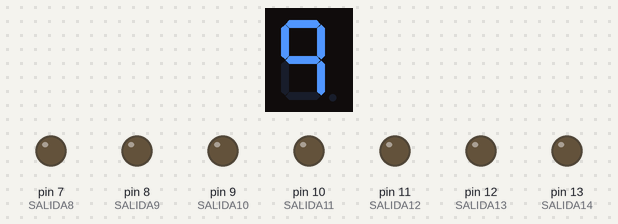
The sketch below on a simulated Arduino Uno, built with avr-gcc and run on an emulated ATmega328P. Shown: 1-digit seven-segment display, output pins drawn as LEDs (lit = HIGH). Wiring (inferred from the names in the program): 1-digit 7-segment display, segments lit when LOW: segments pin 6, pin 5, pin 4, pin 3, pin 2, pin 1, pin 0. The segment pins are drawn as the display they are named for; pins used as bus, display or sensor lines are not drawn.

Above: at 0.1 s.
At 8.1 s:
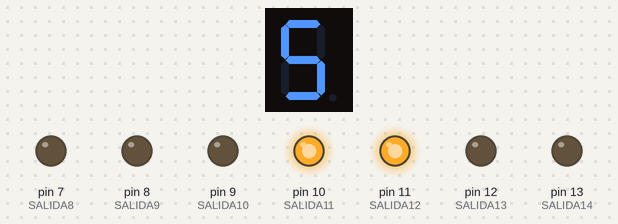
At 18.1 s:
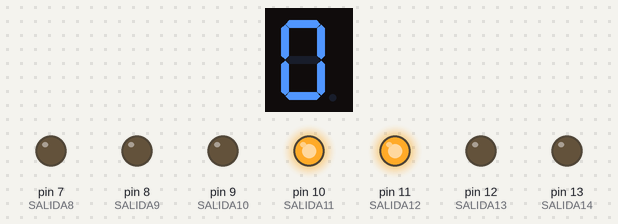
At 38.1 s:
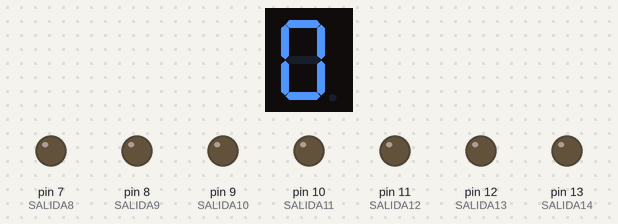
Timing chart, 0 to 39.6 s (numbered marks = the images above):
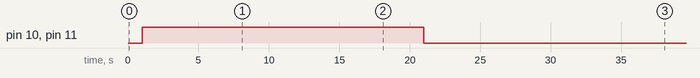

The sketch:

contadorElec.ino
```cpp
// Unidades
const int SALIDA1 = 6;
const int SALIDA2 = 5;
const int SALIDA3 = 4;
const int SALIDA4 = 3;
const int SALIDA5 = 2;
const int SALIDA6 = 1;
const int SALIDA7 = 0;
// Decena

const int SALIDA8 = 7;
const int SALIDA9 = 8;
const int SALIDA10 = 9;
const int SALIDA11 = 10;
const int SALIDA12 = 11;
const int SALIDA13 = 12;
const int SALIDA14 = 13;

// Variables

int unidad = 9;
int decena = 9;

void numeroImprimir(int unidad, int decena) {
  switch (unidad)
   {
   case 0:
      //Cero
      digitalWrite(SALIDA1, LOW);
      digitalWrite(SALIDA2, LOW);
      digitalWrite(SALIDA3, LOW);
      digitalWrite(SALIDA4, LOW);
      digitalWrite(SALIDA5, LOW);
      digitalWrite(SALIDA6, LOW);
      digitalWrite(SALIDA7, HIGH);
      delay(1000);
      break;
   case 1:
      digitalWrite(SALIDA1, HIGH);
      digitalWrite(SALIDA2, LOW);
      digitalWrite(SALIDA3, LOW);
      digitalWrite(SALIDA4, HIGH);
      digitalWrite(SALIDA5, HIGH);
      digitalWrite(SALIDA6, HIGH);
      digitalWrite(SALIDA7, HIGH);
      delay(1000);
      break;
   case 2:
      //DOS
      digitalWrite(SALIDA1, LOW);
      digitalWrite(SALIDA2, LOW);
      digitalWrite(SALIDA3, HIGH);
      digitalWrite(SALIDA4, LOW);
      digitalWrite(SALIDA5, LOW);
      digitalWrite(SALIDA6, HIGH);
      digitalWrite(SALIDA7, LOW);
      delay(1000);
      break;
   case 3:
      //TRES
      digitalWrite(SALIDA1, LOW);
      digitalWrite(SALIDA2, LOW);
      digitalWrite(SALIDA3, LOW);
      digitalWrite(SALIDA4, LOW);
      digitalWrite(SALIDA6, HIGH);
      digitalWrite(SALIDA5, HIGH);
      digitalWrite(SALIDA7, LOW);
      delay(1000);
      break;
   case 4:
      //CUATRO
      digitalWrite(SALIDA1, HIGH);
      digitalWrite(SALIDA2, LOW);
      digitalWrite(SALIDA3, LOW);
      digitalWrite(SALIDA4, HIGH);
      digitalWrite(SALIDA5, HIGH);
      digitalWrite(SALIDA6, LOW);
      digitalWrite(SALIDA7, LOW);
      delay(1000);
      break;
   case 5:
      //CINCO
      digitalWrite(SALIDA1, LOW);
      digitalWrite(SALIDA2, HIGH);
      digitalWrite(SALIDA3, LOW);
      digitalWrite(SALIDA4, LOW);
      digitalWrite(SALIDA5, HIGH);
      digitalWrite(SALIDA6, LOW);
      digitalWrite(SALIDA7, LOW);
      delay(1000);
      break;
   case 6:
      //SEIS
      digitalWrite(SALIDA1, LOW);
      digitalWrite(SALIDA2, HIGH);
      digitalWrite(SALIDA3, LOW);
      digitalWrite(SALIDA4, LOW);
      digitalWrite(SALIDA5, LOW);
      digitalWrite(SALIDA6, LOW);
      digitalWrite(SALIDA7, LOW);
      delay(1000);
      break;
   case 7:
      //SIETE
      digitalWrite(SALIDA1, LOW);
      digitalWrite(SALIDA2, LOW);
      digitalWrite(SALIDA3, LOW);
      digitalWrite(SALIDA4, HIGH);
      digitalWrite(SALIDA5, HIGH);
      digitalWrite(SALIDA6, HIGH);
      digitalWrite(SALIDA7, HIGH);
      delay(1000);
      break;
   case 8:
      //OCHO
      digitalWrite(SALIDA1, LOW);
      digitalWrite(SALIDA2, LOW);
      digitalWrite(SALIDA3, LOW);
      digitalWrite(SALIDA4, LOW);
      digitalWrite(SALIDA5, LOW);
      digitalWrite(SALIDA6, LOW);
      digitalWrite(SALIDA7, LOW);
      delay(1000);
      break;
   case 9:
      //NUEVE
      digitalWrite(SALIDA1, LOW);
      digitalWrite(SALIDA2, LOW);
      digitalWrite(SALIDA3, LOW);
      digitalWrite(SALIDA4, HIGH);
      digitalWrite(SALIDA5, HIGH);
      digitalWrite(SALIDA6, LOW);
      digitalWrite(SALIDA7, LOW);
      delay(1000);
      break;
   default:
      digitalWrite(SALIDA1, HIGH);
      digitalWrite(SALIDA2, HIGH);
      digitalWrite(SALIDA3, HIGH);
      digitalWrite(SALIDA4, HIGH);
      digitalWrite(SALIDA5, HIGH);
      digitalWrite(SALIDA6, HIGH);
      digitalWrite(SALIDA7, HIGH);
      break;
   }
    // Decena
   switch (decena)
   {
   case 0:
      //Cero
      digitalWrite(SALIDA8, LOW);
      digitalWrite(SALIDA9, LOW);
      digitalWrite(SALIDA10, LOW);
      digitalWrite(SALIDA11, LOW);
      digitalWrite(SALIDA12, LOW);
      digitalWrite(SALIDA13, LOW);
      digitalWrite(SALIDA14, HIGH);
      delay(1000);
      break;
   case 1:
      digitalWrite(SALIDA8, HIGH);
      digitalWrite(SALIDA9, LOW);
      digitalWrite(SALIDA10, LOW);
      digitalWrite(SALIDA11, HIGH);
      digitalWrite(SALIDA12, HIGH);
      digitalWrite(SALIDA13, HIGH);
      digitalWrite(SALIDA14, HIGH);
      delay(1000);
      break;
   case 2:
      //DOS
      digitalWrite(SALIDA8, LOW);
      digitalWrite(SALIDA9, LOW);
      digitalWrite(SALIDA10, HIGH);
      digitalWrite(SALIDA11, LOW);
      digitalWrite(SALIDA12, LOW);
      digitalWrite(SALIDA13, HIGH);
      digitalWrite(SALIDA14, LOW);
      delay(1000);
      break;
   case 3:
      //TRES
      digitalWrite(SALIDA8, LOW);
      digitalWrite(SALIDA9, LOW);
      digitalWrite(SALIDA10, LOW);
      digitalWrite(SALIDA11, LOW);
      digitalWrite(SALIDA13, HIGH);
      digitalWrite(SALIDA12, HIGH);
      digitalWrite(SALIDA14, LOW);
      delay(1000);
      break;
   case 4:
      //CUATRO
      digitalWrite(SALIDA8, HIGH);
      digitalWrite(SALIDA9, LOW);
      digitalWrite(SALIDA10, LOW);
      digitalWrite(SALIDA11, HIGH);
      digitalWrite(SALIDA12, HIGH);
      digitalWrite(SALIDA13, LOW);
      digitalWrite(SALIDA14, LOW);
      delay(1000);
      break;
   case 5:
      //CINCO
      digitalWrite(SALIDA8, LOW);
      digitalWrite(SALIDA9, HIGH);
      digitalWrite(SALIDA10, LOW);
      digitalWrite(SALIDA11, LOW);
      digitalWrite(SALIDA12, HIGH);
      digitalWrite(SALIDA13, LOW);
      digitalWrite(SALIDA14, LOW);
      delay(1000);
      break;
   case 6:
      //SEIS
      digitalWrite(SALIDA8, LOW);
      digitalWrite(SALIDA9, HIGH);
      digitalWrite(SALIDA10, LOW);
      digitalWrite(SALIDA11, LOW);
      digitalWrite(SALIDA12, LOW);
      digitalWrite(SALIDA13, LOW);
      digitalWrite(SALIDA14, LOW);
      delay(1000);
      break;
   case 7:
      //SIETE
      digitalWrite(SALIDA8, LOW);
      digitalWrite(SALIDA9, LOW);
      digitalWrite(SALIDA10, LOW);
      digitalWrite(SALIDA11, HIGH);
      digitalWrite(SALIDA12, HIGH);
      digitalWrite(SALIDA13, HIGH);
      digitalWrite(SALIDA14, HIGH);
      delay(1000);
      break;
   case 8:
      //OCHO
      digitalWrite(SALIDA8, LOW);
      digitalWrite(SALIDA9, LOW);
      digitalWrite(SALIDA10, LOW);
      digitalWrite(SALIDA11, LOW);
      digitalWrite(SALIDA12, LOW);
      digitalWrite(SALIDA13, LOW);
      digitalWrite(SALIDA14, LOW);
      delay(1000);
      break;
   case 9:
      //NUEVE
      digitalWrite(SALIDA8, LOW);
      digitalWrite(SALIDA9, LOW);
      digitalWrite(SALIDA10, LOW);
      digitalWrite(SALIDA11, HIGH);
      digitalWrite(SALIDA12, HIGH);
      digitalWrite(SALIDA13, LOW);
      digitalWrite(SALIDA14, LOW);
      delay(1000);
      break;
   default:
      digitalWrite(SALIDA8, HIGH);
      digitalWrite(SALIDA9, HIGH);
      digitalWrite(SALIDA10, HIGH);
      digitalWrite(SALIDA11, HIGH);
      digitalWrite(SALIDA12, HIGH);
      digitalWrite(SALIDA13, HIGH);
      digitalWrite(SALIDA14, HIGH);
      break;
   }
}

void setup() {
  // put your setup code here, to run once:
  pinMode(SALIDA1, OUTPUT);
  pinMode(SALIDA2, OUTPUT);
  pinMode(SALIDA3, OUTPUT);
  pinMode(SALIDA4, OUTPUT);
  pinMode(SALIDA5, OUTPUT);
  pinMode(SALIDA6, OUTPUT);
  pinMode(SALIDA7, OUTPUT);
  // Decenas
  pinMode(SALIDA8, OUTPUT);
  pinMode(SALIDA9, OUTPUT);
  pinMode(SALIDA10, OUTPUT);
  pinMode(SALIDA11, OUTPUT);
  pinMode(SALIDA12, OUTPUT);
  pinMode(SALIDA13, OUTPUT);
  pinMode(SALIDA14, OUTPUT);
}

void loop() {
  numeroImprimir(unidad, decena);
  unidad -= 1;
  if(unidad == -1){
    unidad = 9;
    decena -= 1;
    if(decena == -1){
      decena = 9;
    }
  }
}
```

Measured:
- by itself, pin 10 (SALIDA11), pin 11 (SALIDA12): LOW → HIGH at 1.0 s, → LOW 20.0 s later
- what the display in image 1 shows lasts 2.0 s, from 8.0 s to 10.0 s
